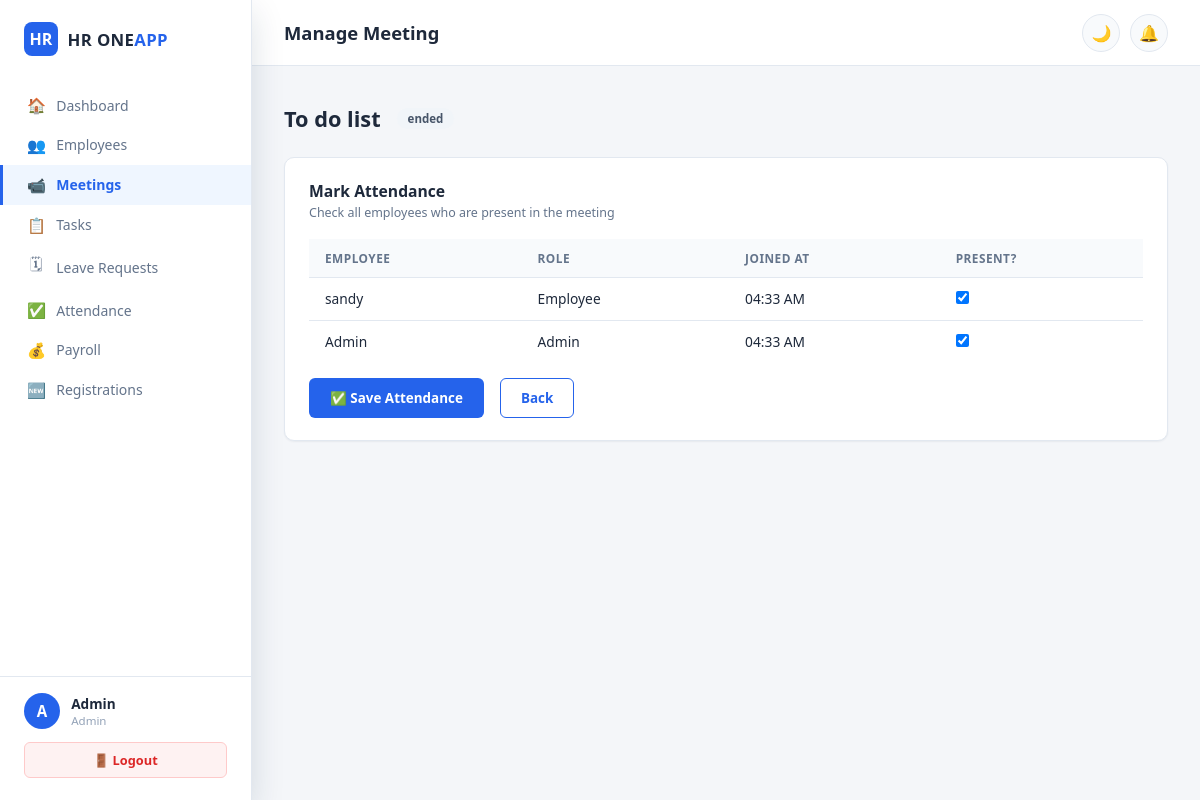
/meeting/2/manage (signed in), run on the app's committed database.
### models.py (models this page shows, shortened)
class Meeting(db.Model):
    __tablename__ = 'meetings'
    id              = db.Column(db.Integer, primary_key=True)
    title           = db.Column(db.String(200), nullable=False)
    description     = db.Column(db.Text)
    started_by      = db.Column(db.Integer, db.ForeignKey('users.id'), nullable=False)
    started_at      = db.Column(db.DateTime, default=datetime.utcnow)
    ended_at        = db.Column(db.DateTime)
    status          = db.Column(db.String(20), default='active')   # scheduled|active|ended
    meeting_link    = db.Column(db.String(300))
    is_recurring    = db.Column(db.Boolean, default=False)
    recurrence      = db.Column(db.String(20))   # daily|weekly|monthly
    scheduled_date  = db.Column(db.Date, nullable=True)   # set only for date-fixed meetings; None = started immediately
    notified_at     = db.Column(db.DateTime, nullable=True)  # when the "it's today" alert actually went out
    starter      = db.relationship('User', foreign_keys=[started_by], backref='meetings_started')
    participants = db.relationship('MeetingParticipant', backref='meeting', lazy=True)

class MeetingParticipant(db.Model):
    __tablename__ = 'meeting_participants'
    id         = db.Column(db.Integer, primary_key=True)
    meeting_id = db.Column(db.Integer, db.ForeignKey('meetings.id'), nullable=False)
    user_id    = db.Column(db.Integer, db.ForeignKey('users.id'), nullable=False)
    joined_at  = db.Column(db.DateTime)
    attendance = db.Column(db.String(20), default='absent')   # present|absent
    marked_by  = db.Column(db.Integer, db.ForeignKey('users.id'), nullable=True)
    user = db.relationship('User', foreign_keys=[user_id], backref='meeting_participations')

class User(db.Model):
    __tablename__ = 'users'
    id            = db.Column(db.Integer, primary_key=True)
    name          = db.Column(db.String(100), nullable=False)
    email         = db.Column(db.String(150), unique=True, nullable=False)
    password_hash = db.Column(db.String(256), nullable=False)
    role          = db.Column(db.String(20), default='employee')   # admin | hr | employee
    is_active     = db.Column(db.Boolean, default=True)
    approval_status  = db.Column(db.String(20), default='approved')  # approved|pending|rejected
    approved_by      = db.Column(db.Integer, db.ForeignKey('users.id'), nullable=True)
    approved_at      = db.Column(db.DateTime, nullable=True)
    rejection_reason = db.Column(db.String(500), nullable=True)
    created_at    = db.Column(db.DateTime, default=datetime.utcnow)

### routes/meeting.py (the view)
@meeting_bp.route('/<int:meeting_id>/manage')
@admin_required
def manage(meeting_id):
    meeting      = Meeting.query.get_or_404(meeting_id)
    participants = MeetingParticipant.query.filter_by(meeting_id=meeting_id).all()
    return render_template('meeting/manage.html', meeting=meeting, participants=participants)

### templates/meeting/manage.html (shortened to what this page needs)
{% extends "base.html" %}
{% block page_title %}Manage Meeting{% endblock %}
{% block content %}
<div style="display:flex;align-items:center;gap:1rem;margin-bottom:1.5rem;">
  <h2>{{ meeting.title }}</h2>
  <span class="badge-pill {{ 'badge-green' if meeting.status=='active' else ('badge-blue' if meeting.status=='scheduled' else 'badge-gray') }}">{{ meeting.status }}</span>
</div>
{% if meeting.status == 'scheduled' %}
<div class="card">
  <h3 style="margin-bottom:.5rem;">🗓 Fixed for {{ meeting.scheduled_date.strftime('%d %b %Y') }}</h3>
  <p class="subtitle" style="margin-bottom:1.2rem;">
    This meeting hasn't started yet. No notifications have gone out, and there's nothing to manage
    until it goes live — everyone will be alerted automatically on the date above.
  </p>
  <form method="POST" action="{{ url_for('meeting.cancel_scheduled', meeting_id=meeting.id) }}"
        onsubmit="return confirm('Cancel this scheduled meeting?')">
    <button class="btn btn-sm btn-danger">Cancel Scheduled Meeting</button>
  </form>
</div>
{% else %}
<div class="card">
  <div class="card-header">
    <div><h3>Mark Attendance</h3><p class="subtitle">Check all employees who are present in the meeting</p></div>
  </div>
  <form method="POST" action="{{ url_for('meeting.mark_attendance', meeting_id=meeting.id) }}">
    <div class="table-wrap">
    <table class="table">
      <thead><tr><th>Employee</th><th>Role</th><th>Joined At</th><th>Present?</th></tr></thead>
      <tbody>
      {% for p in participants %}
      <tr>
        <td>{{ p.user.name }}</td>
        <td>{{ p.user.role | capitalize }}</td>
        <td>{{ p.joined_at.strftime('%I:%M %p') if p.joined_at else '—' }}</td>
        <td><input type="checkbox" name="present" value="{{ p.user_id }}" {{ 'checked' if p.attendance == 'present' }}/></td>
      </tr>
      {% else %}
      <tr><td colspan="4" class="empty-state">No participants yet.</td></tr>
      {% endfor %}
      </tbody>
    </table>
    </div>
    <div style="margin-top:1rem;display:flex;gap:1rem;">
      <button type="submit" class="btn btn-primary">✅ Save Attendance</button>
      <a href="{{ url_for('meeting.list_meetings') }}" class="btn btn-outline">Back</a>
    </div>
  </form>
</div>
{% endif %}
{% endblock %}

### static/css/style.css (style rules this page uses)
:root { --navy: #0f2747; --navy-light: #1e3a5f; --navy-soft: #f0f4f8; --accent: #2563eb; --accent-soft: #eff6ff; --success: #16a34a; --danger: #dc2626; --warning: #d97706; --purple: #7c3aed; --bg: #f4f6f9; --surface: #ffffff; --surface-2: #f8fafc; --border: #e2e8f0; --text: #1e293b; --text-muted: #64748b; --text-faint: #94a3b8; --radius-sm: 6px; --radius: 10px; --radius-lg: 14px; --shadow-sm: 0 1px 2px rgba(15,39,71,.06); --shadow: 0 2px 8px rgba(15,39,71,.08); --shadow-lg: 0 12px 32px rgba(15,39,71,.14); }
* { margin:0;padding:0;box-sizing:border-box; }
html,body { height:100%; }
body { font-family:'Segoe UI',-apple-system,BlinkMacSystemFont,'Inter',sans-serif; background:var(--bg); color:var(--text); transition:background .25s,color .25s; font-size:14.5px; }
a { text-decoration:none;color:inherit; }
button { font-family:inherit; }
.card { background:var(--surface);border-radius:var(--radius);padding:1.4rem 1.5rem; box-shadow:var(--shadow-sm);border:1px solid var(--border);margin-bottom:1.5rem; }
.card-header { display:flex;align-items:center;justify-content:space-between;margin-bottom:1.1rem;flex-wrap:wrap;gap:.6rem; }
.card-header h3 { font-size:.98rem;font-weight:700;color:var(--text); }
.card-header p.subtitle { font-size:.78rem;color:var(--text-muted);margin-top:2px; }
.table-wrap { overflow-x:auto; }
.table { width:100%;border-collapse:collapse;font-size:.86rem; }
.table th { background:var(--surface-2);padding:.7rem 1rem;text-align:left;font-size:.74rem; color:var(--text-muted);text-transform:uppercase;letter-spacing:.04em;border-bottom:1px solid var(--border); font-weight:700;white-space:nowrap; }
.table td { padding:.7rem 1rem;border-bottom:1px solid var(--border);vertical-align:middle; }
.table tr:last-child td { border-bottom:none; }
.btn { display:inline-flex;align-items:center;gap:.4rem;padding:.62rem 1.25rem; border-radius:var(--radius-sm);font-size:.84rem;font-weight:600;cursor:pointer;border:1px solid transparent; transition:.15s; }
.btn-primary { background:var(--accent);color:#fff; }
.btn-outline { background:transparent;color:var(--accent);border-color:var(--accent); }
.badge-pill { display:inline-block;padding:3px 11px;border-radius:20px;font-size:.72rem;font-weight:700; }
.badge-gray { background:#f1f5f9;color:#475569; }

### data on the page
Meeting: title "To do list", status "ended"
MeetingParticipant: user.name "sandy", user.role "Employee", joined_at "04:33 AM"
MeetingParticipant: user.name "Admin", user.role "Admin", joined_at "04:33 AM"

### other printed values
{{ session.user_name[0] | upper }} "A"
{{ session.user_name }} "Admin"
{{ session.user_role | capitalize }} "Admin"
